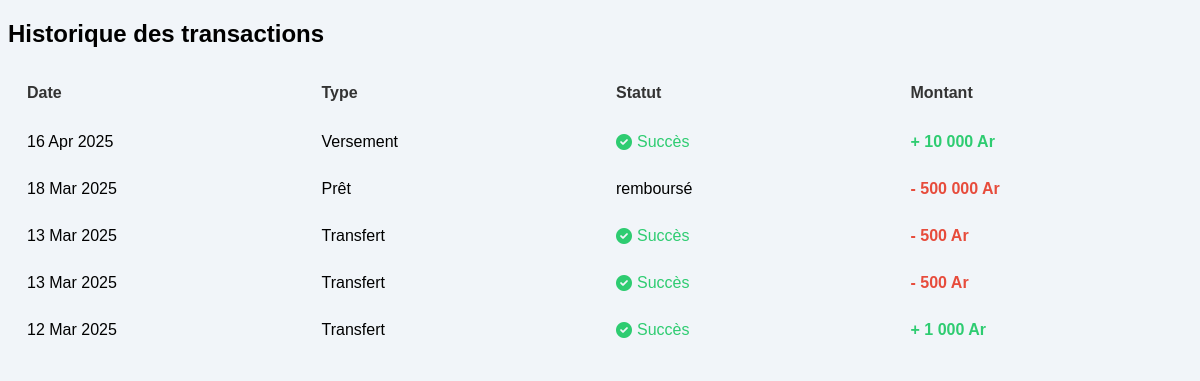
The page /Admin-interface/pages/profil/profilHistory.php?numCompte=02610016 on the database its author committed.
### tables this page shows
CREATE TABLE `versement` (
  `id` int(11) NOT NULL,
  `numCompte` varchar(255) NOT NULL,
  `montant` decimal(10,2) NOT NULL,
  `dateVersement` datetime NOT NULL DEFAULT current_timestamp()
);

CREATE TABLE `preter` (
  `numPret` int(11) NOT NULL,
  `numCompte` varchar(20) NOT NULL,
  `montantPrete` decimal(10,2) NOT NULL,
  `datePret` date NOT NULL,
  `statut` enum('en cours','remboursé','en retard') NOT NULL DEFAULT 'en cours',
  `delais` int(11) NOT NULL,
  `montantARembourser` decimal(10,2) NOT NULL,
  `dateRemboursement` date DEFAULT NULL,
  `dernierCalculFrais` date DEFAULT NULL
);

CREATE TABLE `virement` (
  `idVirement` int(11) NOT NULL,
  `numCompteEnvoyeur` varchar(20) DEFAULT NULL,
  `numCompteBeneficiaire` varchar(20) DEFAULT NULL,
  `montant` decimal(10,2) DEFAULT NULL,
  `dateTransfert` datetime DEFAULT current_timestamp()
);

### Admin-interface/pages/profil/profilHistory.php (the view, shortened to what this page needs)
<?php
include "../config/db.php";
$numCompte = isset($_GET['numCompte']) ? trim($_GET['numCompte']) : '';
$transactions = [];
$sql_virements_envoyes = "SELECT dateTransfert as date, 'Transfert' as type, 'Succès' as statut, montant, 'sortie' as direction
                          FROM virement
                          WHERE numCompteEnvoyeur = ?";
$stmt_envoyes = $conn->prepare($sql_virements_envoyes);
if ($stmt_envoyes) {
    $stmt_envoyes->bind_param("s", $numCompte);
    $stmt_envoyes->execute();
    $result_envoyes = $stmt_envoyes->get_result();
    while ($row = $result_envoyes->fetch_assoc()) {
        $transactions[] = $row;
    }
}
$sql_virements_recus = "SELECT dateTransfert as date, 'Transfert' as type, 'Succès' as statut, montant, 'entree' as direction
                        FROM virement
                        WHERE numCompteBeneficiaire = ?";
$stmt_recus = $conn->prepare($sql_virements_recus);
if ($stmt_recus) {
    $stmt_recus->bind_param("s", $numCompte);
    $stmt_recus->execute();
    $result_recus = $stmt_recus->get_result();
    while ($row = $result_recus->fetch_assoc()) {
        $transactions[] = $row;
    }
}
$sql_versements = "SELECT dateVersement as date, 'Versement' as type, 'Succès' as statut, montant, 'entree' as direction
                   FROM versement
                   WHERE numCompte = ?";
$stmt_versements = $conn->prepare($sql_versements);
if ($stmt_versements) {
    $stmt_versements->bind_param("s", $numCompte);
    $stmt_versements->execute();
    $result_versements = $stmt_versements->get_result();
    while ($row = $result_versements->fetch_assoc()) {
        $transactions[] = $row;
    }
}
$sql_prets = "SELECT datePret as date, 'Prêt' as type, statut, montantPrete as montant FROM preter WHERE numCompte = ?";
$stmt_prets = $conn->prepare($sql_prets);
if ($stmt_prets) {
    $stmt_prets->bind_param("s", $numCompte);
    $stmt_prets->execute();
    $result_prets = $stmt_prets->get_result();
    while ($row = $result_prets->fetch_assoc()) {
        if (strtolower($row['statut']) == 'remboursé' || strtolower($row['statut']) == 'rembourse') {
            $row['direction'] = 'sortie';
        } else {
            $row['direction'] = 'entree';
        }
        $transactions[] = $row;
    }
}
usort($transactions, function($a, $b) {
    return strtotime($b['date']) - strtotime($a['date']);
});
?>
<!DOCTYPE html>
<html lang="fr">
<head>
    <link rel="stylesheet" href="https://cdnjs.cloudflare.com/ajax/libs/font-awesome/6.0.0/css/all.min.css">
</head>
<body>
    <h2>Historique des transactions</h2>
    <?php if (count($transactions) > 0): ?>
        <table class="transaction-table">
            <thead>
                <tr>
                    <th>Date</th>
                    <th>Type</th>
                    <th>Statut</th>
                    <th>Montant</th>
                </tr>
            </thead>
            <tbody>
                <?php foreach ($transactions as $transaction): ?>
                    <tr>
                        <td><?php echo date('d M Y', strtotime($transaction['date'])); ?></td>
                        <td><?php echo htmlspecialchars($transaction['type']); ?></td>
                        <td>
                            <?php if (strtolower($transaction['statut']) == 'succès' || strtolower($transaction['statut']) == 'succes'): ?>
                                <span class="statut-success"><i class="fas fa-check-circle"></i> <?php echo htmlspecialchars($transaction['statut']); ?></span>
                            <?php else: ?>
                                <span class="statut-autre"><?php echo htmlspecialchars($transaction['statut']); ?></span>
                            <?php endif; ?>
                        </td>
                        <td class="<?php echo $transaction['direction'] == 'sortie' ? 'montant-sortie' : 'montant-entree'; ?>">
                            <?php echo $transaction['direction'] == 'sortie' ? '- ' : '+ '; ?>
                            <?php echo number_format($transaction['montant'], 0, ',', ' '); ?> Ar
                        </td>
                    </tr>
                <?php endforeach; ?>
            </tbody>
        </table>
    <?php else: ?>
        <div class="no-transactions">Aucune transaction trouvée pour ce compte.</div>
    <?php endif; ?>
</body>
</html>

### Admin-interface/pages/profil/profilHistory.php (style rules this page uses)
body { font-family: 'Arial', sans-serif; background-color: #F1F5F9; }
.transaction-table { width: 100%; border-collapse: separate; margin-top: 20px; table-layout: fixed; }
.transaction-table thead { position: sticky; top: 0; z-index: 1; }
.transaction-table tbody { display: block; max-height: 700px; overflow-y: auto; }
.transaction-table thead tr, .transaction-table tbody tr { display: table; width: 100%; table-layout: fixed; }
.transaction-table th, .transaction-table td { padding: 12px 15px; text-align: left; border-bottom: 0.5px solid #F1F5F9; }
.transaction-table th { background-color: #F1F5F9; font-weight: bold; color: #333; }
.transaction-table tr { background-color: #F1F5F9; }
.montant-sortie { color: #e74c3c; font-weight: bold; }
.montant-entree { color: #2ecc71; font-weight: bold; }
.statut-success { color: #2ecc71; display: flex; align-items: center; }
.statut-success i { margin-right: 5px; }
.statut-autre { display: flex; align-items: center; }

### rows shown on the page
versement: dateVersement "16 Apr 2025", type "Versement", statut "Succès", montant "10 000"
preter: datePret "18 Mar 2025", type "Prêt", statut "remboursé", montantPrete "500 000"
virement: dateTransfert "13 Mar 2025", type "Transfert", statut "Succès", montant "500"
virement: dateTransfert "13 Mar 2025", type "Transfert", statut "Succès", montant "500"
virement: dateTransfert "12 Mar 2025", type "Transfert", statut "Succès", montant "1 000"
